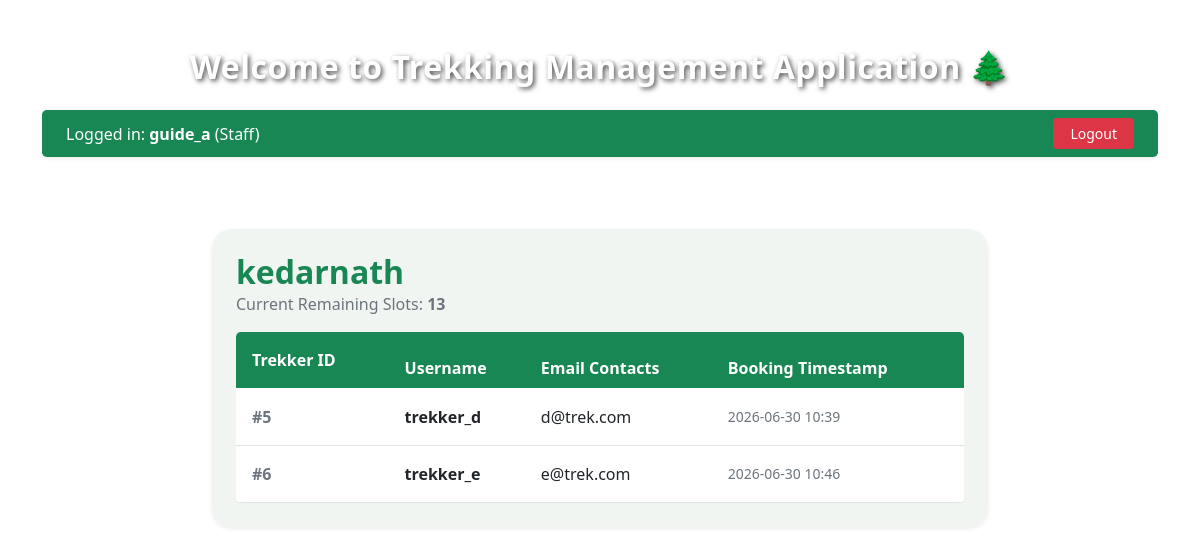
The app's page /staff/trek/1/participants (signed in) with its own data.
### applications/models.py (models this page shows)
class Trek(db.Model):
    __tablename__ = 'treks'
    id = db.Column(db.Integer, primary_key=True)
    name = db.Column(db.String(100), nullable=False)
    location = db.Column(db.String(100), nullable=False)
    difficulty = db.Column(db.String(20), nullable=False)
    duration = db.Column(db.Integer, nullable=False)
    available_slots = db.Column(db.Integer, nullable=False)
    status = db.Column(db.String(20), default='Pending', nullable=False)
    start_date = db.Column(db.Date, nullable=False)
    end_date = db.Column(db.Date, nullable=False)
    staff_id = db.Column(db.Integer, db.ForeignKey('staff_profiles.id'), nullable=True)
    bookings = db.relationship('Booking', backref='trek_details', cascade="all, delete-orphan")

class Booking(db.Model):
    __tablename__ = 'bookings'
    id = db.Column(db.Integer, primary_key=True)
    user_id = db.Column(db.Integer, db.ForeignKey('users.id'), nullable=False)
    trek_id = db.Column(db.Integer, db.ForeignKey('treks.id'), nullable=False)
    booking_date = db.Column(db.DateTime, default=datetime.utcnow, nullable=False)
    status = db.Column(db.String(20), default='Booked', nullable=False)

class User(db.Model):
    __tablename__ = 'users'
    id = db.Column(db.Integer, primary_key=True)
    username = db.Column(db.String(50), unique=True, nullable=False)
    password = db.Column(db.String(100), nullable=False)
    email = db.Column(db.String(100), unique=True, nullable=False)
    role = db.Column(db.String(20), nullable=False, default='trekker')
    is_blacklisted = db.Column(db.Boolean, default=False, nullable=False)
    is_approved = db.Column(db.Boolean, default=False, nullable=False)
    created_at = db.Column(db.DateTime, default=datetime.utcnow)
    staff_profile = db.relationship('StaffProfile', backref='user_identity', uselist=False, cascade="all, delete-orphan")
    bookings = db.relationship('Booking', backref='trekker', cascade="all, delete-orphan")

### applications/controllers.py (the view)
@app.route('/staff/trek/<int:trek_id>/participants')
def view_participants(trek_id):
    if session.get('role') != 'staff': return "Unauthorized", 403
    user_id = session.get('user_id')
    staff_prof = StaffProfile.query.filter_by(user_id=user_id).first()
    trek = Trek.query.get_or_404(trek_id)
    if trek.staff_id != staff_prof.id:
        flash('Unauthorized to view this participant registry!', 'danger')
        return redirect(url_for('staff_dashboard'))
    active_bookings = Booking.query.filter_by(trek_id=trek.id, status='Booked').all()
    return render_template(
        'trek_participants.html',
        trek=trek,
        bookings=active_bookings
    )

### templates/trek_participants.html
{% extends 'base.html' %}
{% block content %}
<div class="container mt-4 mb-5" style="max-width: 800px;">
    <div class="mb-4 d-flex justify-content-between align-items-center">
        <a href="/staff/dashboard" class="text-white fw-bold text-decoration-none">← Back to Staff Base</a>
    </div>
    <div class="card p-4 border-0 shadow-sm" style="border-radius: 20px; background: rgba(240, 245, 241, 0.95);">
        <div class="mb-3">
            <h2 class="text-green fw-bold m-0">{{ trek.name }}</h2>
            <p class="text-muted m-0"> Current Remaining Slots: <strong>{{ trek.available_slots }}</strong></p>
        </div>
        <div class="table-responsive">
            <table class="table table-hover align-middle bg-white rounded-3 overflow-hidden shadow-sm m-0">
                <thead class="bg-green text-white">
                    <tr>
                        <th class="p-3">Trekker ID</th>
                        <th>Username</th>
                        <th>Email Contacts</th>
                        <th>Booking Timestamp</th>
                    </tr>
                </thead>
                <tbody>
                    {% for b in bookings %}
                    <tr>
                        <td class="p-3 fw-bold text-muted">#{{ b.user_id }}</td>
                        <td class="fw-bold text-dark">{{ b.trekker.username }}</td>
                        <td>{{ b.trekker.email }}</td>
                        <td class="small text-secondary">{{ b.booking_date.strftime('%Y-%m-%d %H:%M') }}</td>
                    </tr>
                    {% else %}
                    <tr>
                        <td colspan="4" class="text-center p-5 text-muted">No participants booked for this trek yet.</td>
                    </tr>
                    {% endfor %}
                </tbody>
            </table>
        </div>
    </div>
</div>
{% endblock %}

### templates/base.html (style rules this page uses)
body { background: url('https://images.unsplash.com/photo-1473448912268-2022ce9509d8?auto=format&fit=crop&w=1950&q=80') no-repeat center center fixed; background-size: cover; min-height: 100vh; }
.text-green { color: #198754 !important; }
.bg-green { background-color: #198754 !important; }

### records on screen
Trek: name "kedarnath", available_slots "13"
Booking: user_id "5", trekker.username "trekker_d", trekker.email "d@trek.com", booking_date "2026-06-30 10:39"
Booking: user_id "6", trekker.username "trekker_e", trekker.email "e@trek.com", booking_date "2026-06-30 10:46"

### other values on screen
{{ session.get('username') }} "guide_a"
{{ session.get('role')|capitalize }} "Staff"
